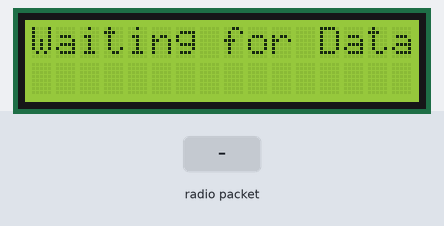
The sketch below on a simulated Arduino Uno, built with avr-gcc and run on an emulated ATmega328P. Parts: 16×2 character LCD. Inputs (shaded band) come from the test bench. No radio packets arrive unless stated; what the sketch prints to the serial monitor is not drawn.

Above: at 1.2 s.
1.3 s: radio packet "0" arrives
At 2.7 s:
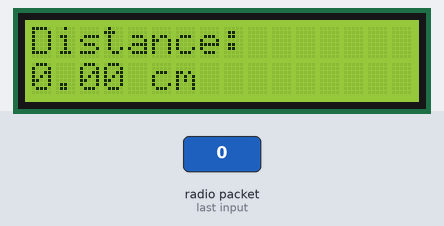
Timing chart, 0 to 4.3 s (numbered marks = the images above; inputs shaded):
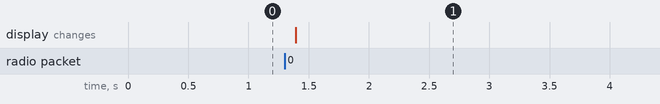

Measured:
- after the input at 1.3 s, the display: changes after 0.09 s (image 1)

The sketch:

ultrasonic-LoRa_sender.ino
```cpp
#include <SPI.h>
#include <LoRa.h>
#include <LiquidCrystal.h>

// LoRa module pin definitions
#define ss 10
#define rst 9
#define dio0 2

// LCD pin connections
const int rs = 7, en = 8, d4 = 9, d5 = 10, d6 = 11, d7 = 12;

// Initialize the LCD (16 columns and 2 rows)
LiquidCrystal lcd(rs, en, d4, d5, d6, d7);

void setup() {
  // Initialize Serial Monitor
  Serial.begin(115200);
  while (!Serial);
  Serial.println("LoRa Receiver");

  // Initialize LoRa module
  LoRa.setPins(ss, rst, dio0);

  // Initialize LoRa frequency (adjust according to your location)
  while (!LoRa.begin(866E6)) { // 866 MHz for Europe
    Serial.print(".");
    delay(500);
  }

  // Set sync word to match the transmitter
  LoRa.setSyncWord(0xF3);
  Serial.println("LoRa Initializing OK!");

  // Initialize the LCD
  lcd.begin(16, 2);
  lcd.setCursor(0, 0);
  lcd.print("Waiting for Data");
}

void loop() {
  // Check if there are any packets available
  int packetSize = LoRa.parsePacket();
  if (packetSize) {
    // Read the packet
    String receivedData = "";
    while (LoRa.available()) {
      receivedData += (char)LoRa.read();
    }

    // Extract the distance value (assuming format "Distance: XX.XX cm")
    float distance = 0;
    int startIdx = receivedData.indexOf(':') + 2; // Start after "Distance: "
    int endIdx = receivedData.indexOf(' ', startIdx); // End at the next space
    if (startIdx > 0 && endIdx > startIdx) {
      distance = receivedData.substring(startIdx, endIdx).toFloat();
    }

    // Print received data to Serial Monitor
    Serial.print("Received: ");
    Serial.println(receivedData);

    // Display received data on the LCD
    lcd.clear();
    lcd.setCursor(0, 0);
    lcd.print("Distance:");
    lcd.setCursor(0, 1);
    lcd.print(distance, 2); // Show distance with two decimal places
    lcd.print(" cm");
  }

  // Add a small delay to prevent unnecessary CPU usage
  delay(100);
}
```

STM32_square_PROGRAMING.c
```cpp
//#include <stdio.h>
//#define square(x) ((x)*(x))
//
//int main()
//{
//    int x=5;
//    printf("x: %d square of x: %d",x,square(x));
//    return 0;
//}
```

STM32._print_nm.c
```cpp
#include<stdio.h>

 #define santanu printf("SANTANU");

 int main()
 {
     santanu;
 }
```

TASK.c
```cpp
// Task 1.Create Car structure globally consisting of Model, colour and price and print on the screen.


// #include <stdio.h>
// struct Car {
//     char model[30];
//     char color[15];
//     int seats;
//     double price;
// };
// struct Car car = {"Honda Civic", "Blue", 4, 22000.00};

// void printCarDetails() {
//     printf("Car Details:\n");
//     printf("Model: %s\n", car.model);
//     printf("Color: %s\n", car.color);
//     printf("Seats: %d\n",car.seats);
//     printf("Price: $%.2lf\n", car.price);
// }

// int main() {
//     printCarDetails();
//     return 0;
// }

// // Task 2 Write a program to create structure globally enter the name,age and salary of employees and manager.
// If the manager age is above 30 then the salary will be 65000 otherwise 55000.


// #include <stdio.h>


// struct Employee {
//     char name[50];
//     int age;
//     float salary;
// };


// struct Employee manager, employee;

// int main() {

//     printf("Enter Employee's Name: ");
//     scanf("%s", employee.name);
//     printf("Enter Employee's Age: ");
//     scanf("%d", &employee.age);
//     printf("Enter Employee's Salary: ");
//     scanf("%f", &employee.salary);


//     printf("\nEnter Manager's Name: ");
//     scanf("%s", manager.name);
//     printf("Enter Manager's Age: ");
//     scanf("%d", &manager.age);


//     if (manager.age > 30) {
//         manager.salary = 65000;
//     } else {
//         manager.salary = 55000;
//     }

//     printf("\nEmployee Details:\n");
//     printf("Name: %s\n", employee.name);
//     printf("Age: %d\n", employee.age);
//     printf("Salary: %.2f\n", employee.salary);


//     printf("\nManager Details:\n");
//     printf("Name: %s\n", manager.name);
//     printf("Age: %d\n", manager.age);
//     printf("Salary: %.2f\n", manager.salary);

//     return 0;
// }


// // Task 3 Create a structure named Book to store book details like title, author, and price. Write a C program to input details for
// three books, find the most expensive and the lowest priced books, and display their information.


// #include <stdio.h>


// struct Book {
//     char title[100];
//     char author[100];
//     float price;
// };

// int main() {
//     struct Book books[3];
//     int most_expensive_index = 0, lowest_priced_index = 0;

//     for (int i = 0; i < 3; i++) {
//         printf("\nEnter details for Book %d:\n", i + 1);
//         printf("Title: ");
//         scanf(" %[^\n]", books[i].title);
//         printf("Author: ");
//         scanf(" %[^\n]", books[i].author);
//         printf("Price: ");
//         scanf("%f", &books[i].price);

//         if (books[i].price > books[most_expensive_index].price) {
//             most_expensive_index = i;
//         }
//         if (books[i].price < books[lowest_priced_index].price) {
//             lowest_priced_index = i;
//         }
//     }

//     printf("\nMost Expensive Book:\n");
//     printf("Title: %s\n", books[most_expensive_index].title);
//     printf("Author: %s\n", books[most_expensive_index].author);
//     printf("Price: %.2f\n", books[most_expensive_index].price);

//     printf("\nLowest Priced Book:\n");
//     printf("Title: %s\n", books[lowest_priced_index].title);
//     printf("Author: %s\n", books[lowest_priced_index].author);
//     printf("Price: %.2f\n", books[lowest_priced_index].price);

//     return 0;
// }

// // Task 4 Define a structure named Circle to represent a circle with a radius. Write a C program to create user defined
// function to calculate the area and perimeter of two circles and display the results in the main function.

// #include <stdio.h>
// #define PI 3.14159


// struct Circle {
//     float radius;
// };

// float calculate_area(struct Circle c) {
//     return PI * c.radius * c.radius;
// }

// float calculate_perimeter(struct Circle c) {
//     return 2 * PI * c.radius;
// }

// int main() {
//     struct Circle circle1, circle2;


//     printf("Enter the radius of Circle 1: ");
//     scanf("%f", &circle1.radius);


//     printf("Enter the radius of Circle 2: ");
//     scanf("%f", &circle2.radius);


//     float area1 = calculate_area(circle1);
//     float perimeter1 = calculate_perimeter(circle1);


//     float area2 = calculate_area(circle2);
//     float perimeter2 = calculate_perimeter(circle2);


//     printf("\nCircle 1:\n");
//     printf("Radius: %.2f\n", circle1.radius);
//     printf("Area: %.2f\n", area1);
//     printf("Perimeter: %.2f\n", perimeter1);


//     printf("\nCircle 2:\n");
//     printf("Radius: %.2f\n", circle2.radius);
//     printf("Area: %.2f\n", area2);
//     printf("Perimeter: %.2f\n", perimeter2);

//     return 0;
// }
```

c_programing.cpp
```cpp
#include <stdio.h>

int main() {
    int i;
    for (i = 0; i < 5; i++) {
        if (i % 2 == 0) {
            printf("%d is even\n", i);
        } else {
            printf("%d is odd\n", i);
        }
    }
    return 0;
}
```

col-mod-price-car.c
```cpp
#include <stdio.h>

struct Car {
    char model[50];
    char colour[30];
    float price;
};

void printCar(struct Car car) {
    printf("Car Model: %s\n", car.model);
    printf("Car Colour: %s\n", car.colour);
    printf("Car Price: %.2f\n", car.price);
}

int main() {
    // Create a global Car instance
    struct Car myCar = {"BMW", "Red", 0001};

    // Print car details
    printCar(myCar);

    return 0;
}
```
